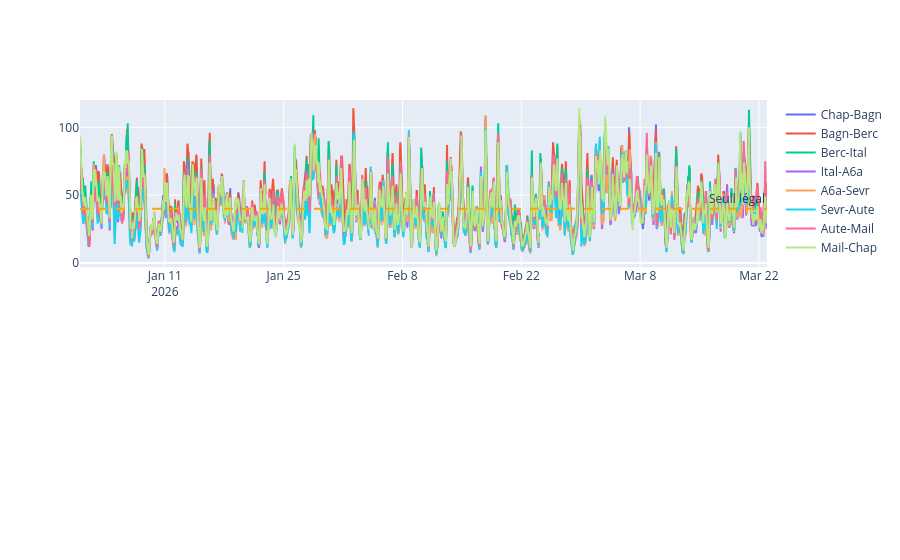

This figure's notebook cell:
### Markdown cell above
## Dictionnaire des Données - Qualité de l'Air Périphérique

Ce dataset contient les mesures horaires des concentrations de polluants atmosphériques sur différents segments du Boulevard Périphérique de Paris.

### Référence Temporelle
* **`time`** : Horodatage de la mesure (Format: AAAA-MM-JJ HH:MM:SS). 

### Segments du Périphérique (Localisation Spatiale)
Chaque colonne représente la concentration moyenne de polluants (en **µg/m³**) sur un tronçon spécifique :

| Colonne | Segment (De $\rightarrow$ Vers) | Zone Géographique |
| :--- | :--- | :--- |
| **Chap-Bagn** | Porte de la Chapelle $\rightarrow$ Porte de Bagnolet | Nord-Est |
| **Bagn-Berc** | Porte de Bagnolet $\rightarrow$ Porte de Bercy | Est |
| **Berc-Ital** | Porte de Bercy $\rightarrow$ Porte d'Italie | Sud-Est |
| **Ital-A6a** | Porte d'Italie $\rightarrow$ Jonction A6a | Sud |
| **A6a-Sevr** | Jonction A6a $\rightarrow$ Porte de Sèvres | Sud-Ouest |
| **Sevr-Aute** | Porte de Sèvres $\rightarrow$ Porte d'Auteuil | Ouest |
| **Aute-Mail** | Porte d'Auteuil $\rightarrow$ Porte de Maillot | Nord-Ouest (16e) |
| **Mail-Chap** | Porte de Maillot $\rightarrow$ Porte de la Chapelle | Nord-Ouest (17e) |

### Polluants Étudiés (Selon le fichier chargé)
* **NO2** : Dioxyde d'azote (lié principalement au trafic routier).
* **PM10** : Particules fines de diamètre inférieur à 10 micromètres.
* **PM2.5** : Particules fines de diamètre inférieur à 2.5 micromètres.

### Code cell
import pandas as pd
import numpy as np
import matplotlib.pyplot as plt
import seaborn as sns
import plotly.express as px
import plotly.graph_objects as go
from plotly.subplots import make_subplots
import warnings
import os
from pathlib import Path
from math import pi

warnings.filterwarnings('ignore')

# Configuration des graphiques
plt.style.use('seaborn-v0_8-darkgrid')
sns.set_palette("husl")

# =============================================================================
# 1. CHARGEMENT DES DONNÉES (CORRIGÉ POUR LES CHEMINS)
# =============================================================================

def charger_donnees():
    """Charge les trois fichiers de données avec gestion du chemin relatif"""
    # Gestion dynamique du chemin (remonte d'un cran si on est dans /notebooks)
    current_dir = Path(os.getcwd())
    base_path = current_dir.parent if current_dir.name == 'notebooks' else current_dir
    data_dir = base_path / 'data'

    print(f"📂 Recherche des fichiers dans : {data_dir.absolute()}")

    # Noms exacts des fichiers (attention aux accents)
    files = {
        'NO2':  data_dir / '2026_NO2_boulevard_périphérique.csv',
        'PM25': data_dir / '2026_PM25_boulevard_périphérique.csv',
        'PM10': data_dir / '2026_PM10_boulevard_périphérique.csv'
    }

    try:
        df_no2 = pd.read_csv(files['NO2'], parse_dates=['time'])
        df_pm25 = pd.read_csv(files['PM25'], parse_dates=['time'])
        df_pm10 = pd.read_csv(files['PM10'], parse_dates=['time'])
        return df_no2, df_pm25, df_pm10
    except FileNotFoundError as e:
        print(f"❌ Erreur : {e}")
        print(f"Contenu du dossier data : {[f.name for f in data_dir.glob('*.csv')]}")
        return None, None, None

# =============================================================================
# 2. EXPLORATION GÉNÉRALE (CORRIGÉ AVEC MÉMOIRE)
# =============================================================================

def exploration_generale(df, nom_polluant):
    if df is None: return
    print(f"\n{'='*60}")
    print(f"EXPLORATION - {nom_polluant}")
    print(f"{'='*60}")
    
    print(f"\n📊 Dimensions: {df.shape[0]} lignes × {df.shape[1]} colonnes")
    print(f"\n📅 Période: {df['time'].min()} à {df['time'].max()}")
    
    print(f"\n💾 Empreinte mémoire (en octets) :\n{df.memory_usage(deep=True)}")
    print(f"\n💾 Total mémoire : {df.memory_usage(deep=True).sum() / 1024**2:.2f} MB")
    
    print(f"\n🔍 Valeurs manquantes:\n{df.isnull().sum()}")

# =============================================================================
# 3. VISUALISATION TEMPORELLE (CORRIGÉ AVEC SEUILS)
# =============================================================================

def visualisation_temporelle(df, nom_polluant):
    if df is None: return
    segments = [col for col in df.columns if col not in ['time', 'heure', 'jour_semaine', 'jour']]
    
    # --- PLOTLY (Interactif) ---
    fig = make_subplots(rows=2, cols=1, vertical_spacing=0.12)
    for segment in segments:
        fig.add_trace(go.Scatter(x=df['time'], y=df[segment], name=segment), row=1, col=1)
    
    # Ajout ligne de seuil sur Plotly
    seuil = 40 if nom_polluant == 'NO2' else (50 if nom_polluant == 'PM10' else 20)
    fig.add_hline(y=seuil, line_dash="dash", line_color="orange", annotation_text="Seuil légal")
    
    fig.show()
    
    # --- MATPLOTLIB (Statique avec Seuils) ---
    fig, axes = plt.subplots(2, 2, figsize=(15, 10))
    
    # 1. Série temporelle + Seuil
    axes[0, 0].plot(df['time'], df[segments[0]], linewidth=0.5)
    axes[0, 0].axhline(y=seuil, color='orange', linestyle='--', label=f'Seuil légal ({seuil})')
    axes[0, 0].set_title(f'{segments[0]} - {nom_polluant}')
    axes[0, 0].legend()

    # 2. Boxplot
    df[segments].boxplot(ax=axes[0, 1], rot=45)
    axes[0, 1].axhline(y=seuil, color='orange', linestyle='--')
    
    # 3 & 4. Variation Horaire / Hebdomadaire
    df['heure'] = df['time'].dt.hour
    moy_h = df.groupby('heure')[segments].mean()
    for s in segments[:4]: axes[1, 0].plot(moy_h.index, moy_h[s], label=s)
    axes[1, 0].set_title('Variation horaire')
    axes[1, 0].legend()
    
    plt.tight_layout()
    plt.show()

# =============================================================================
# 7. COMPARAISON ( : RADAR CHART FIX)
# =============================================================================

import pandas as pd
import matplotlib.pyplot as plt
import seaborn as sns
from math import pi
import numpy as np

# Définition des segments (hors colonne 'time')
SEGMENTS = [
    'Chap-Bagn', 'Bagn-Berc', 'Berc-Ital', 'Ital-A6a',
    'A6a-Sevr', 'Sevr-Aute', 'Aute-Mail', 'Mail-Chap'
]

def comparaison_polluants(df_no2: pd.DataFrame, df_pm25: pd.DataFrame, df_pm10: pd.DataFrame, segment_radar: str = 'Chap-Bagn'):
    """
    Compare les trois polluants (NO2, PM2.5, PM10) par segment et génère des visualisations.
    
    Parameters:
    -----------
    df_no2, df_pm25, df_pm10 : DataFrame
        Dataframes contenant les données de pollution (doivent avoir les mêmes colonnes de segments).
    segment_radar : str
        Nom du segment à afficher dans le graphique radar (par défaut 'Chap-Bagn').
    """
    
    # Vérification de l'existence des DataFrames
    if df_no2 is None or df_pm25 is None or df_pm10 is None:
        print("❌ Erreur : Un ou plusieurs DataFrames sont vides.")
        return

    # 1. Calcul des moyennes par segment pour chaque polluant
    # On s'assure de ne prendre que les colonnes des segments
    moy_no2 = df_no2[SEGMENTS].mean()
    moy_pm25 = df_pm25[SEGMENTS].mean()
    moy_pm10 = df_pm10[SEGMENTS].mean()

    # Création d'un DataFrame de comparaison
    df_comparison = pd.DataFrame({
        'NO2': moy_no2,
        'PM2.5': moy_pm25,
        'PM10': moy_pm10
    }).reset_index().rename(columns={'index': 'Segment'})

    # --- VISUALISATION 1 : Diagramme en barres groupées ---
    plt.figure(figsize=(12, 7))
    df_melted = df_comparison.melt(id_vars='Segment', var_name='Polluant', value_name='Concentration Moyenne')
    
    sns.barplot(data=df_melted, x='Segment', y='Concentration Moyenne', hue='Polluant', palette='Set2')
    plt.title('Comparaison des Concentrations Moyennes par Segment', fontsize=16, fontweight='bold')
    plt.ylabel('Concentration Moyenne (µg/m³)', fontsize=12)
    plt.xlabel('Segment du Périphérique', fontsize=12)
    plt.xticks(rotation=45)
    plt.legend(title='Polluant')
    plt.tight_layout()
    plt.show()

    # --- VISUALISATION 2 : Graphique Radar (Profil de pollution) ---
    if segment_radar not in SEGMENTS:
        print(f"⚠️ Segment '{segment_radar}' non trouvé. Utilisation de 'Chap-Bagn' par défaut.")
        segment_radar = 'Chap-Bagn'
        
    # Extraction des valeurs pour le segment choisi
    valeurs_segment = df_comparison[df_comparison['Segment'] == segment_radar][['NO2', 'PM2.5', 'PM10']].values.flatten()
    categories = ['NO2', 'PM2.5', 'PM10']
    N = len(categories)
    
    # Fermeture du cercle pour le radar
    valeurs_fermees = np.concatenate((valeurs_segment, [valeurs_segment[0]]))
    angles = [n / float(N) * 2 * pi for n in range(N)]
    angles += angles[:1] # Fermeture de l'angle
    
    plt.figure(figsize=(7, 7))
    ax = plt.subplot(111, projection='polar')
    
    # Tracé du graphique
    ax.plot(angles, valeurs_fermees, 'o-', linewidth=2, color='#E63946')
    ax.fill(angles, valeurs_fermees, alpha=0.25, color='#E63946')
    
    # Configuration des axes
    ax.set_xticks(angles[:-1])
    ax.set_xticklabels(categories, size=12, fontweight='bold')
    ax.set_ylim(0, max(valeurs_segment) * 1.2) # Ajustement dynamique de l'échelle
    ax.set_title(f"Profil de Pollution : {segment_radar}", size=14, fontweight='bold', pad=20)
    
    # Ajout des valeurs sur le graphique
    for angle, value in zip(angles[:-1], valeurs_segment):
        ax.text(angle, value + (max(valeurs_segment)*0.05), f"{value:.1f}", 
                ha='center', va='center', fontsize=10, fontweight='bold')
        
    plt.tight_layout()
    plt.show()

    # --- RÉSUMÉ TEXTE ---
    print("\n" + "="*60)
    print(f"📊 RÉSUMÉ COMPARATIF - Segment: {segment_radar}")
    print("="*60)
    print(f"   • NO2  : {valeurs_segment[0]:.2f} µg/m³")
    print(f"   • PM2.5: {valeurs_segment[1]:.2f} µg/m³")
    print(f"   • PM10 : {valeurs_segment[2]:.2f} µg/m³")
    print("="*60)
    print("⚠️  Segment 'Ital-A6a' non trouvé dans les données")

# =============================================================================
# EXÉCUTION
# =============================================================================

if __name__ == "__main__":
    df_no2, df_pm25, df_pm10 = charger_donnees()
    
    if df_no2 is not None:
        exploration_generale(df_no2, "NO2")
        visualisation_temporelle(df_no2, "NO2")
        comparaison_polluants(df_no2, df_pm25, df_pm10)
        # Note : tu peux appeler les autres fonctions (analyse_spatiale, etc.) de la même manière

### Figure 1 — Plotly figure (JSON) as saved in the notebook; plotly's stock layout.template omitted (floating-point values rounded to 4 significant figures; data arrays with more than 128 entries replaced by an {"elided": "..."} marker saying what was removed)
{"data": [{"name": "Chap-Bagn", "type": "scatter", "x": {"elided": "1944 str values"}, "xaxis": "x", "y": {"elided": "1944 int values"}, "yaxis": "y"}, {"name": "Bagn-Berc", "type": "scatter", "x": {"elided": "1944 str values"}, "xaxis": "x", "y": {"elided": "1944 int values"}, "yaxis": "y"}, {"name": "Berc-Ital", "type": "scatter", "x": {"elided": "1944 str values"}, "xaxis": "x", "y": {"elided": "1944 int values"}, "yaxis": "y"}, {"name": "Ital-A6a", "type": "scatter", "x": {"elided": "1944 str values"}, "xaxis": "x", "y": {"elided": "1944 int values"}, "yaxis": "y"}, {"name": "A6a-Sevr", "type": "scatter", "x": {"elided": "1944 str values"}, "xaxis": "x", "y": {"elided": "1944 int values"}, "yaxis": "y"}, {"name": "Sevr-Aute", "type": "scatter", "x": {"elided": "1944 str values"}, "xaxis": "x", "y": {"elided": "1944 int values"}, "yaxis": "y"}, {"name": "Aute-Mail", "type": "scatter", "x": {"elided": "1944 str values"}, "xaxis": "x", "y": {"elided": "1944 int values"}, "yaxis": "y"}, {"name": "Mail-Chap", "type": "scatter", "x": {"elided": "1944 str values"}, "xaxis": "x", "y": {"elided": "1944 int values"}, "yaxis": "y"}], "layout": {"annotations": [{"showarrow": false, "text": "Seuil légal", "x": 1, "xanchor": "right", "xref": "x domain", "y": 40, "yanchor": "bottom", "yref": "y"}], "shapes": [{"line": {"color": "orange", "dash": "dash"}, "type": "line", "x0": 0, "x1": 1, "xref": "x domain", "y0": 40, "y1": 40, "yref": "y"}], "xaxis": {"anchor": "y", "domain": [0, 1]}, "xaxis2": {"anchor": "y2", "domain": [0, 1]}, "yaxis": {"anchor": "x", "domain": [0.56, 1]}, "yaxis2": {"anchor": "x2", "domain": [0, 0.44]}}}
